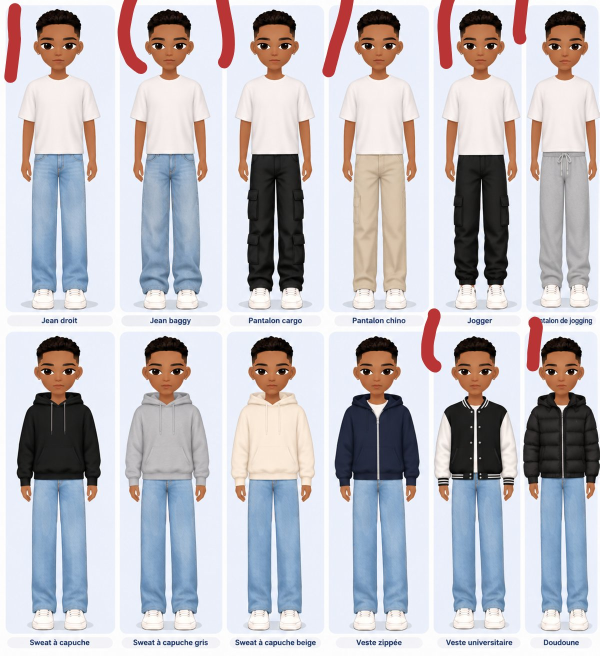
#> input picture docs/references/vetements/planche-bas-vestes-garcons.jpg, 1199 x 1312 px (shown at 1/2 size)
$ python vestes-garcons.py
#> lines starting #> are read from the running program, lines starting #| are printed output that depends on the picture; after the words box and inside, x2 and y2 are one past the last pixel; in counts of white or black regions, pixels touching at a corner belong together
"""Vestes des garçons reprises pixel par pixel de docs/references/vetements/planche-bas-vestes-garcons.jpg
(veste universitaire, doudoune) : la veste entière est découpée (fond, peau, jean retirés) et posée à la place du haut du jeu.
Repère : yeux du modèle (milieu et écart) → même repère que la case 1 de la planche des t-shirts → unités du jeu.
Sortie : assets/hauts/vestes/<id>.png et js/vestes-garcons-art.js (FULL_ART[id] = {img:[x,y,l,h], n:nom})."""
import os, json, numpy as np, cv2
from scipy import ndimage
R = os.path.join(os.path.dirname(os.path.abspath(__file__)), '..'); os.chdir(R)
P = 'docs/references/vetements/planche-bas-vestes-garcons.jpg'
a = cv2.imread(P)[:, :, ::-1].astype(np.float32)
# id : (cadre x0, y0, x1, y1, œil gauche, œil droit (x, y), nom)
V = {'gvarsity': ((873, 775, 1041, 1000), (926, 741), (970, 741), 'Veste universitaire'),
     'gdoudoune': ((1049, 752, 1195, 1000), (1101, 742), (1141, 742), 'Doudoune')}
TEE_MID, TEE_D = (120.5, 93.0), 41.0        # yeux de la case 1 de la planche des t-shirts
EYE, WRIST, SX = 150, 464, 1.12
UP = {'gvarsity': 14}
HAND = {'g': 124.8, 'd': 275.2}               # centre des mains du jeu (corpulence moyenne), au poignet
SHOULDER, TORSO = 290, 62                      # le décalage des manches commence sous l'épaule ; le buste (±62) ne bouge pas                       # veste universitaire : épaules plus hautes (couvrent celles du corps)            # jeu : hauteur des yeux, des poignets ; étirement horizontal
os.makedirs('assets/hauts/vestes', exist_ok=True); art = {}
for k, ((x0, y0, x1, y1), eg, ed, nom) in V.items():
    sub = a[y0:y1, x0:x1].copy(); r, g, b = sub[..., 0], sub[..., 1], sub[..., 2]; L = sub.mean(-1)
    hsv = cv2.cvtColor(sub.clip(0, 255).astype(np.uint8), cv2.COLOR_RGB2HSV).astype(int)
    bg = (b > r + 6) & (L > 200)
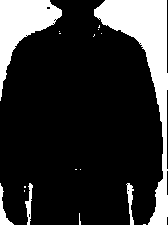
#> bg: shape (225, 168) bool; 19.7% white; 17 white regions (12 under 20 px), largest, box (x1, y1, x2, y2) and area: (94, 0, 168, 225) 4473, (0, 0, 62, 101) 2432, (0, 183, 14, 225) 190, (126, 183, 134, 225) 160, (25, 183, 33, 225) 148
    skin = ((hsv[..., 0] < 25) | (hsv[..., 0] > 170)) & (hsv[..., 1] > 70) & (hsv[..., 2] > 25)
#> skin: shape (225, 168) bool; 5.7% white; 16 white regions (13 under 20 px), largest, box (x1, y1, x2, y2) and area: (52, 0, 102, 38) 1207, (135, 192, 154, 225) 469, (4, 193, 25, 225) 467
    jean = (b > r + 25) & (b > 140)
#> jean: shape (225, 168) bool; 10.5% white; 11 white regions (10 under 20 px), largest, box (x1, y1, x2, y2) and area: (30, 173, 131, 225) 3894
    m = ~(bg | skin | jean)
#> m: shape (225, 168) bool; 64.4% white; 31 black regions (24 under 20 px), largest, box (x1, y1, x2, y2) and area: (94, 0, 168, 225) 4473, (25, 173, 134, 225) 4167, (0, 0, 62, 101) 2432
    m = cv2.morphologyEx(m.astype(np.uint8), cv2.MORPH_OPEN, np.ones((3, 3), np.uint8))
#> m: shape (225, 168); values 0 (black) and 1 (white), 62.8% white; 13 black regions (12 under 20 px), largest, box (x1, y1, x2, y2) and area: (0, 0, 168, 225) 14038
    n_, lab, st, _ = cv2.connectedComponentsWithStats(m, 8); keep = lab == 1 + np.argmax(st[1:, 4])
#> after `n_, lab, st, _ = cv2.connectedComponentsWithStats(m, 8)`:
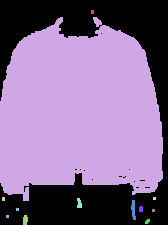
#> lab: shape (225, 168) int32; 13 distinct labels, from 0 to 12; one colour per label, 0 black
#> after `n_, lab, st, _ = cv2.connectedComponentsWithStats(m, 8)`: n_ = 13; st = 13 rows, first 6: [0, 0, 168, 225, 14065], [91, 10, 3, 4, 12], [0, 17, 163, 184, 23485], [2, 197, 3, 4, 12], [153, 197, 3, 3, 9], [77, 198, 5, 10, 39]
#> after `keep = lab == 1 + np.argmax(st[1:, 4])`: keep: shape (225, 168) bool; 62.1% white; 13 black regions (12 under 20 px), largest, box (x1, y1, x2, y2) and area: (0, 0, 168, 225) 14288
    keep = cv2.morphologyEx(keep.astype(np.uint8), cv2.MORPH_CLOSE, np.ones((5, 5), np.uint8)).astype(bool)
#> keep: shape (225, 168) bool; 62.5% white; 1 black region, box (x1, y1, x2, y2) and area: (0, 0, 168, 225) 14190
    keep = ndimage.binary_fill_holes(keep)
    # contour lissé
    big = cv2.resize(keep.astype(np.float32), None, fx=4, fy=4, interpolation=cv2.INTER_LINEAR)
    big = (cv2.GaussianBlur(big, (0, 0), 4) > .5).astype(np.float32)
#> big: shape (900, 672) float32; values 0 (black) and 1 (white), 62.5% white; 1 black region, box (x1, y1, x2, y2) and area: (0, 0, 672, 900) 227080
    al = cv2.resize(big, (keep.shape[1], keep.shape[0]), interpolation=cv2.INTER_AREA)
    keep2 = keep | (al > .02)
#> keep2: shape (225, 168) bool; 62.9% white; 1 black region, box (x1, y1, x2, y2) and area: (0, 0, 168, 225) 14017
    inner = cv2.erode(keep.astype(np.uint8), np.ones((5, 5), np.uint8)).astype(bool)
#> inner: shape (225, 168) bool; 58.8% white; 1 black region, box (x1, y1, x2, y2) and area: (0, 0, 168, 225) 15568
    _, idx = ndimage.distance_transform_edt(~inner, return_indices=True)
    col = sub.copy(); ring = keep2 & ~inner; col[ring] = sub[idx[0][ring], idx[1][ring]]
#> after `ring = keep2 & ~inner`: ring: shape (225, 168) bool; 4.1% white in thin lines or dots, all inside (x1, y1, x2, y2) = (0, 17, 163, 201)
#> after `col[ring] = sub[idx[0][ring], idx[1][ring]]`:
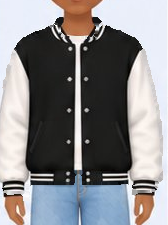
#> col: shape (225, 168, 3) float32; mean R, G, B 137, 136, 138.2
    rgba = np.dstack([col.clip(0, 255), al * 255]).astype(np.uint8)
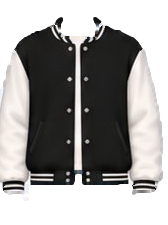
#> rgba: shape (225, 168, 4); mean R, G, B, A 137, 136, 138.2, 159.3; transparent parts drawn white
    ys, xs = np.nonzero(al > .02); a0, a1, b0, b1 = xs.min(), xs.max() + 1, ys.min(), ys.max() + 1
#> after `a0, a1, b0, b1 = (xs.min(), xs.max() + 1, ys.min(), ys.max() + 1)`: a0 = 0; a1 = 163; b0 = 17; b1 = 201
    cv2.imwrite('assets/hauts/vestes/' + k + '.png', cv2.cvtColor(rgba[b0:b1, a0:a1], cv2.COLOR_RGBA2BGRA))
    # repère : yeux du modèle → yeux du jeu (y 199), bas des poignets (bas de l'image) → poignets du jeu (y 452, début des mains)
    mid = ((eg[0] + ed[0]) / 2, (eg[1] + ed[1]) / 2); cuff = y0 + b1
#> after `cuff = y0 + b1`: cuff = 976
    eye = EYE - UP.get(k, 0); s = (WRIST - eye) / (cuff - mid[1]); sx = s * SX
#> after `s = (WRIST - eye) / (cuff - mid[1])`: s = 1.4
#> after `sx = s * SX`: sx = 1.56
    art[k] = {'img': [round(200 + (x0 + a0 - mid[0]) * sx, 2), round(eye + (y0 + b0 - mid[1]) * s, 2), round((a1 - a0) * sx, 2), round((b1 - b0) * s, 2)], 'n': nom}
    # manches : chaque manche est déplacée (de plus en plus vers le poignet) pour que le poignet tombe sur la main du jeu
    fn = 'assets/hauts/vestes/' + k + '.png'; im = cv2.imread(fn, cv2.IMREAD_UNCHANGED).astype(np.float32)
    X, Y, W, H = art[k]['img']; h_, w_ = im.shape[:2]; ux = W / w_; uy = H / h_
#> after `X, Y, W, H = art[k]['img']`: X = 82.76; Y = 207.2; W = 254.8; H = 256.8
#> after `h_, w_ = im.shape[:2]`: h_ = 184; w_ = 163
#> after `ux = W / w_`: ux = 1.56
#> after `uy = H / h_`: uy = 1.4
    al_ = im[..., 3] > 100; out = im.copy(); xs = np.arange(w_, dtype=np.float32)
#> after `al_ = im[..., 3] > 100`: al_: shape (184, 163) bool; 78.7% white; 6 black regions (1 under 20 px), largest, box (x1, y1, x2, y2) and area: (28, 157, 163, 184) 2064, (97, 0, 163, 120) 2035, (0, 0, 60, 72) 1444, (61, 0, 96, 20) 633, (0, 170, 24, 184) 184
#> after `xs = np.arange(w_, dtype=np.float32)`: xs = 163 values from 0 to 162
    rows = [y for y in range(h_) if al_[y].any()]; yb = rows[-1]
#> after `rows = [y for y in range(h_) if al_[y].any()]`: rows = 184 values from 0 to 183
#> after `yb = rows[-1]`: yb = 183
    cuffrow = al_[yb - 8:yb].any(0); cols = np.nonzero(cuffrow)[0]
#> after `cols = np.nonzero(cuffrow)[0]`: cols = 43 values from 5 to 150
    gx = X + cols * ux
#> gx = 43 values from 90.58 to 317.2
    for side, sgn in (('g', -1), ('d', 1)):
        c = cols[(gx < 200) if sgn < 0 else (gx >= 200)]
        if not len(c): continue
        cg = X + (c.min() + c.max()) / 2 * ux                      # centre du poignet (jeu)
        dx = (HAND[side] - cg) / ux                                # décalage voulu (pixels de l'image)
        for y in range(h_):
            v = Y + y * uy; f = np.clip((v - SHOULDER) / (WRIST - SHOULDER), 0, 1) ** 1.3
            if f <= 0: continue
            gxs = X + xs * ux; wgt = np.clip((np.abs(gxs - 200) - TORSO) / 12, 0, 1) * ((gxs - 200) * sgn > 0)
            src = xs - dx * f * wgt
            for ch in range(4): out[y, :, ch] = np.where(wgt > 0, np.interp(src, xs, im[y, :, ch], left=0, right=0), out[y, :, ch])
            im_y = out[y]
#> this loop made 2 passes
#> (cg, dx) on passes 1 to 2: (108.6, 10.39), (303.2, -17.9)
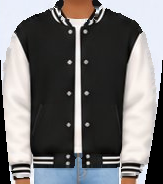
#> out: shape (184, 163, 4) float32; mean B, G, R, A 114.9, 114.7, 116.1, 190
    # épaules à la même hauteur des deux côtés : chaque colonne du côté le plus bas remonte jusqu'au haut de la colonne en miroir
    # (décalage complet en haut, nul au poignet), pour que l'épaule du corps ne dépasse pas
    cxp = (200 - X) / ux; al2 = out[..., 3] > 128; src = out.copy()
#> after `cxp = (200 - X) / ux`: cxp = 75
#> after `al2 = out[..., 3] > 128`:
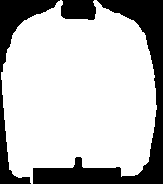
#> al2: shape (184, 163) bool; 74.5% white; 3 black regions, box (x1, y1, x2, y2) and area: (33, 0, 163, 184) 4798, (0, 0, 60, 184) 2213, (61, 0, 96, 20) 634
    def topy(x):
        q = np.nonzero(al2[:, x])[0]; return q.min() if len(q) else None
    D = np.zeros(w_); A_ = np.zeros(w_)
#> after `D = np.zeros(w_)`: D = 163 values from 0 to 0
#> after `A_ = np.zeros(w_)`: A_ = 163 values from 0 to 0
    for x in range(w_):
        xm = int(round(2 * cxp - x))
        if not (0 <= xm < w_) or abs(x - cxp) < 18: continue
        a_, b_ = topy(x), topy(xm)
        if a_ is None or b_ is None or a_ <= b_: continue
        D[x] = min(a_ - b_, 12); A_[x] = a_
#> this loop made 163 passes
#> (xm, a_, b_) on passes 3 to 5: (148, 72, 49), (147, 64, 45), (146, 63, 40)
#> after the loop, A_ = 163 values, max 72 at index 1, min 0 at index 0, mean 8.42; D = 163 values, max 12 at index 1, min 0 at index 0, mean 1.99
    D = ndimage.gaussian_filter1d(ndimage.maximum_filter1d(D, 7), 3)   # décalage régulier d'une colonne à l'autre (bord lisse)
#> D = 163 values, max 12 at index 0, min 0 at index 72, mean 2.55
    for x in range(w_):
        d = D[x]
        if d < .3: continue
        a_ = A_[x] or topy(x) or 0
        ys = np.arange(h_, dtype=np.float32); wy = np.clip(1 - (ys - a_) / (h_ * .55), 0, 1)
        srcy = ys + d * wy
        for ch in range(4): out[:, x, ch] = np.interp(srcy, ys, src[:, x, ch], left=0, right=0)
#> this loop made 163 passes
#> (d, a_) on passes 1 to 3: (12, 0), (12, 72), (12, 72)
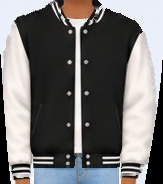
#> out: shape (184, 163, 4) float32; 20% of pixels changed, all inside (x1, y1, x2, y2) = (0, 0, 64, 151)
    cv2.imwrite(fn, out.clip(0, 255).astype(np.uint8))
    print(k, art[k])
#| gvarsity {'img': [82.76, 207.18, 254.81, 256.82], 'n': 'Veste universitaire'}
open('js/vestes-garcons-art.js', 'w').write('/* généré par tools/vestes-garcons.py — ne pas modifier à la main */\nconst FULL_ART=' + json.dumps(art, ensure_ascii=False) + ';\n')
